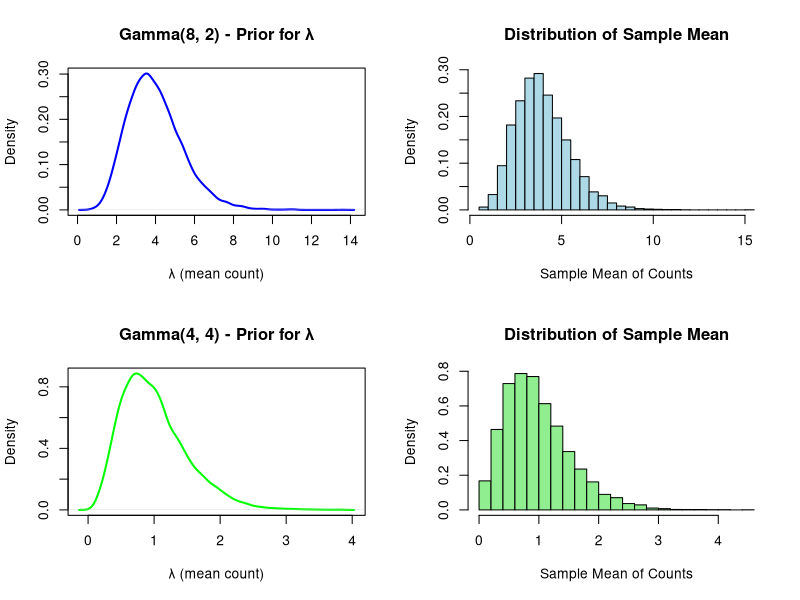

This chart was generated by the following R code:
# EXERCISE 5: Predictive Distribution for Count Data
# Set seed for reproducibility
set.seed(123)

print("EXERCISE 5: Simulating Predictive Distributions for Count Data")
print(paste(rep("=", 50), collapse = ""))

M <- 10000
n_subjects <- 20

# Function to simulate predictive distribution for Poisson
simulate_poisson_predictive <- function(alpha, beta, M, n) {
  # Draw M samples for λ from Gamma(α, β)
  # Note: β is the rate parameter (1/scale)
  lambda_samples <- rgamma(M, shape = alpha, rate = beta)
  
  # For each λ, draw Poisson counts for n subjects and calculate mean
  y_means <- numeric(M)
  for (m in 1:M) {
    # Draw n Poisson observations and calculate their mean
    counts <- rpois(n, lambda_samples[m])
    y_means[m] <- mean(counts)
  }
  
  return(list(lambda = lambda_samples, y_mean = y_means))
}

# Simulate for two different priors
par(mfrow = c(2, 2))

# Gamma(8, 2) - mean = 8/2 = 4
print("Simulating Gamma(8, 2) prior...")
result1 <- simulate_poisson_predictive(8, 2, M, n_subjects)
plot(density(result1$lambda), main = "Gamma(8, 2) - Prior for λ", 
     xlab = "λ (mean count)", ylab = "Density", col = "blue", lwd = 2)
hist(result1$y_mean, main = "Distribution of Sample Mean", 
     xlab = "Sample Mean of Counts", breaks = 30, 
     col = "lightblue", freq = FALSE)

# Gamma(4, 4) - mean = 4/4 = 1
print("Simulating Gamma(4, 4) prior...")
result2 <- simulate_poisson_predictive(4, 4, M, n_subjects)
plot(density(result2$lambda), main = "Gamma(4, 4) - Prior for λ", 
     xlab = "λ (mean count)", ylab = "Density", col = "green", lwd = 2)
hist(result2$y_mean, main = "Distribution of Sample Mean", 
     xlab = "Sample Mean of Counts", breaks = 30, 
     col = "lightgreen", freq = FALSE)

print("\nPrior specifications and their implications:")
print(paste0("Gamma(8, 2): Mean = ", round(8/2, 2), ", Variance = ", round(8/2^2, 2)))
print("  - Higher mean count expectation (4 events per subject)")
print("  - More concentrated around the mean")
print(paste0("Gamma(4, 4): Mean = ", round(4/4, 2), ", Variance = ", round(4/4^2, 2)))
print("  - Lower mean count expectation (1 event per subject)")
print("  - Less concentrated, allowing for more uncertainty")

# Summary statistics
print("\nSummary of predictive distributions for sample means:")
print(paste0("Gamma(8,2) - Mean: ", round(mean(result1$y_mean), 3), 
             ", SD: ", round(sd(result1$y_mean), 3)))
print(paste0("Gamma(4,4) - Mean: ", round(mean(result2$y_mean), 3), 
             ", SD: ", round(sd(result2$y_mean), 3)))

print("\nObservations on the change in distribution of y:")
print("- Different priors lead to different centers for the predictive distribution")
print("- The Gamma(8,2) prior produces sample means centered around 4")
print("- The Gamma(4,4) prior produces sample means centered around 1")
print("- The spread of the predictive distribution reflects both prior uncertainty and sampling variability")

# Additional analysis: Compare with theoretical expectations
print("\nTheoretical vs. Empirical comparison:")
print("For Gamma(8,2) prior:")
print(paste0("  Theoretical mean of λ: ", 8/2))
print(paste0("  Empirical mean of sample means: ", round(mean(result1$y_mean), 3)))

print("For Gamma(4,4) prior:")
print(paste0("  Theoretical mean of λ: ", 4/4))
print(paste0("  Empirical mean of sample means: ", round(mean(result2$y_mean), 3)))

print("\nConclusion: The predictive distributions correctly reflect the prior beliefs")
print("about the underlying Poisson rate parameter λ.")